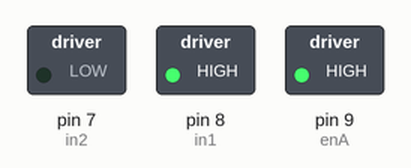
This sketch was run on a simulated Arduino Uno, built with avr-gcc and run on an emulated ATmega328P. Parts: switched loads named in the sketch (green lamp = pin HIGH).

Above: at 0.05 s.
At 3.95 s:
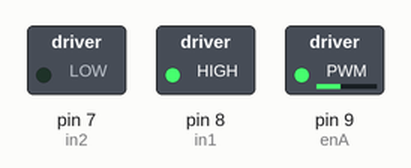
At 4.95 s:
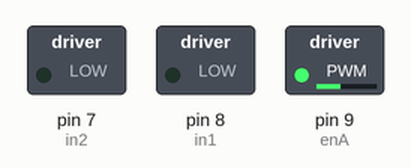
At 5.95 s:
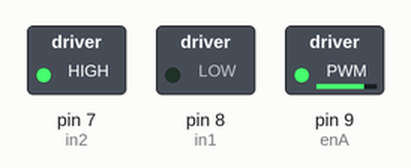
At 7.95 s:
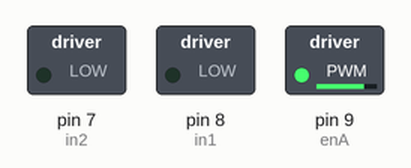
Timing chart, 0 to 10.4 s (numbered marks = the images above):
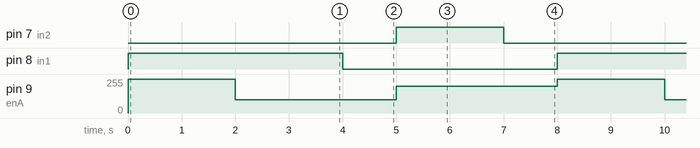

The sketch:

23_Fan_Controller.ino
```cpp
/*
  23_Fan_Controller
  超级风扇：控制直流电机转动
*/

// 电机驱动板 L298N 或者简单的 MOS管 驱动
// 假设使用清单里的 L298N 模块 (Item 84) 或 简单的 ULN2003/三极管
// 这里演示最基础的单向调速 (L298N 的 ENA 和 IN1/IN2)
// 简化版：我们假设用 L9110 或者直接用 MOS管控制单路

// 根据清单 Item 18 "步进电机驱动板" (ULN2003) 和 Item 84 "L298N电机驱动板"
// 我们用 L298N 控制直流马达 (Item 19)

// L298N 接线定义
int enA = 9;   // ENA 接 PWM 口，控制速度
int in1 = 8;   // IN1 控制方向
int in2 = 7;   // IN2 控制方向

void setup() {
  pinMode(enA, OUTPUT);
  pinMode(in1, OUTPUT);
  pinMode(in2, OUTPUT);
}

void loop() {
  // 1. 全速前进
  digitalWrite(in1, HIGH);
  digitalWrite(in2, LOW); // 一高一低，电机正转
  analogWrite(enA, 255);  // 速度最大
  delay(2000);

  // 2. 慢速前进
  analogWrite(enA, 100);  // 速度变慢
  delay(2000);

  // 3. 停止
  digitalWrite(in1, LOW);
  digitalWrite(in2, LOW); // 都是低，刹车
  delay(1000);

  // 4. 反转 (如果接了风扇叶，风向会变)
  digitalWrite(in1, LOW);
  digitalWrite(in2, HIGH); // 反过来了
  analogWrite(enA, 200);
  delay(2000);

  // 停止
  digitalWrite(in1, LOW);
  digitalWrite(in2, LOW);
  delay(1000);
}
```

Measured:
- by itself, pin 7 (in2): alternates HIGH for 2.0 s and LOW for 6.0 s
- by itself, pin 8 (in1): alternates HIGH for 4.0 s and LOW for 4.0 s
- by itself, pin 9 (enA): repeats every 8.0 s: 100/255 3.0 s, 200/255 3.0 s, 255/255 2.0 s
